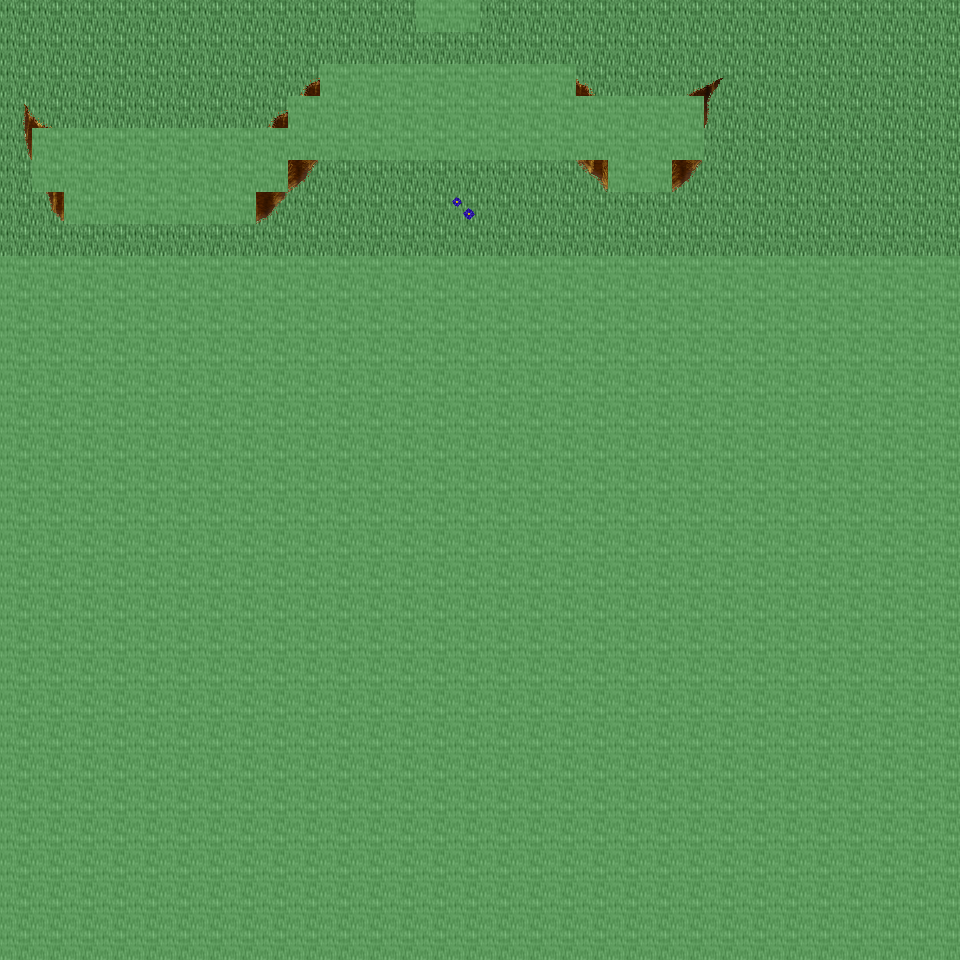

A level layout from a 2D game, rendered from its tile map. Below: a short description, then the map file with tile-grid data replaced by summaries:
An orthogonal 30x30 tile map with 32x32 px tiles, 6 tile layers (Ground, Object, Object2, Above, ...), 35 tilesets and 3 objects (3x mapchange).

<map version="1.0" orientation="orthogonal" renderorder="right-down" width="30" height="30" tilewidth="32" tileheight="32" nextobjectid="4">
  <tileset firstgid="1" name="tileset_ground_ground" tilewidth="32" tileheight="32" tilecount="33" columns="3">
    <image source="../drawable/tileset_ground_ground.png" width="96" height="352" />
  </tileset>
  <tileset firstgid="34" name="tileset_ground_water_pool" tilewidth="32" tileheight="32" tilecount="72" columns="3">
    <image source="../drawable/tileset_ground_water_pool.png" width="96" height="768" />
  </tileset>
  <tileset firstgid="106" name="tileset_ground_ridge_earth_dark" tilewidth="32" tileheight="32" tilecount="96" columns="12">
    <image source="../drawable/tileset_ground_ridge_earth_dark.png" width="384" height="256" />
  </tileset>
  <tileset firstgid="202" name="tileset_ground_grass_edges" tilewidth="32" tileheight="32" tilecount="36" columns="12">
    <image source="../drawable/tileset_ground_grass_edges.png" width="384" height="96" />
  </tileset>
  <tileset firstgid="238" name="tileset_ground_grass_corners" tilewidth="32" tileheight="32" tilecount="24" columns="6">
    <image source="../drawable/tileset_ground_grass_corners.png" width="192" height="128" />
  </tileset>
  <tileset firstgid="262" name="tileset_plant_flower_daisy_blue" tilewidth="32" tileheight="32" tilecount="8" columns="2">
    <image source="../drawable/tileset_plant_flower_daisy_blue.png" width="64" height="128" />
  </tileset>
  <tileset firstgid="270" name="tileset_plant_flower_daisy_yellow" tilewidth="32" tileheight="32" tilecount="8" columns="2">
    <image source="../drawable/tileset_plant_flower_daisy_yellow.png" width="64" height="128" />
  </tileset>
  <tileset firstgid="278" name="tileset_plant_flower_daisy_red" tilewidth="32" tileheight="32" tilecount="8" columns="2">
    <image source="../drawable/tileset_plant_flower_daisy_red.png" width="64" height="128" />
  </tileset>
  <tileset firstgid="286" name="tileset_plant_flower_daisy_white" tilewidth="32" tileheight="32" tilecount="8" columns="2">
    <image source="../drawable/tileset_plant_flower_daisy_white.png" width="64" height="128" />
  </tileset>
  <tileset firstgid="294" name="tileset_logic_collision" tilewidth="32" tileheight="32" tilecount="1" columns="1">
    <image source="../drawable/tileset_logic_collision.png" width="32" height="32" />
  </tileset>
  <tileset firstgid="295" name="tileset_plant_tree_tree_green" tilewidth="32" tileheight="32" tilecount="88" columns="8">
    <image source="../drawable/tileset_plant_tree_tree_green.png" width="256" height="352" />
  </tileset>
  <tileset firstgid="383" name="tileset_plant_stump_stump_brown" tilewidth="32" tileheight="32" tilecount="4" columns="2">
    <image source="../drawable/tileset_plant_stump_stump_brown.png" width="64" height="64" />
  </tileset>
  <tileset firstgid="387" name="tileset_item_pot_cauldron" tilewidth="32" tileheight="32" tilecount="48" columns="8">
    <image source="../drawable/tileset_item_pot_cauldron.png" width="256" height="192" />
  </tileset>
  <tileset firstgid="435" name="tileset_plant_bush_various_small" tilewidth="32" tileheight="32" tilecount="9" columns="3">
    <image source="../drawable/tileset_plant_bush_various_small.png" width="96" height="96" />
  </tileset>
  <tileset firstgid="444" name="tileset_ground_rock_pebbles" tilewidth="32" tileheight="32" tilecount="3" columns="1">
    <image source="../drawable/tileset_ground_rock_pebbles.png" width="32" height="96" />
  </tileset>
  <tileset firstgid="447" name="tileset_ground_ladder_vertical_dark" tilewidth="32" tileheight="32" tilecount="3" columns="3">
    <image source="../drawable/tileset_ground_ladder_vertical_dark.png" width="96" height="32" />
  </tileset>
  <tileset firstgid="450" name="tileset_item_chemistry_empty_bottles" tilewidth="32" tileheight="32" tilecount="12" columns="4">
    <image source="../drawable/tileset_item_chemistry_empty_bottles.png" width="128" height="96" />
  </tileset>
  <tileset firstgid="462" name="tileset_item_chemistry_flask" tilewidth="32" tileheight="32" tilecount="3" columns="1">
    <image source="../drawable/tileset_item_chemistry_flask.png" width="32" height="96" />
  </tileset>
  <tileset firstgid="465" name="tileset_item_pot_barrel" tilewidth="32" tileheight="32" tilecount="2" columns="1">
    <image source="../drawable/tileset_item_pot_barrel.png" width="32" height="64" />
  </tileset>
  <tileset firstgid="467" name="tileset_item_flagpole" tilewidth="32" tileheight="32" tilecount="3" columns="1">
    <image source="../drawable/tileset_item_flagpole.png" width="32" height="96" />
  </tileset>
  <tileset firstgid="470" name="tileset_item_food_beehive1" tilewidth="32" tileheight="32" tilecount="1" columns="1">
    <image source="../drawable/tileset_item_food_beehive1.png" width="32" height="32" />
  </tileset>
  <tileset firstgid="471" name="tileset_item_food_beehive2" tilewidth="32" tileheight="32" tilecount="1" columns="1">
    <image source="../drawable/tileset_item_food_beehive2.png" width="32" height="32" />
  </tileset>
  <tileset firstgid="472" name="tileset_item_buzzing_bees" tilewidth="32" tileheight="32" tilecount="5" columns="5">
    <image source="../drawable/tileset_item_buzzing_bees.png" width="160" height="32" />
  </tileset>
  <tileset firstgid="477" name="tileset_plant_bush_hedge" tilewidth="32" tileheight="32" tilecount="35" columns="5">
    <image source="../drawable/tileset_plant_bush_hedge.png" width="160" height="224" />
  </tileset>
  <tileset firstgid="512" name="tileset_furniture_table_wooden_trestle" tilewidth="32" tileheight="32" tilecount="9" columns="3">
    <image source="../drawable/tileset_furniture_table_wooden_trestle.png" width="96" height="96" />
  </tileset>
  <tileset firstgid="521" name="tileset_furniture_table_bench" tilewidth="32" tileheight="32" tilecount="3" columns="3">
    <image source="../drawable/tileset_furniture_table_bench.png" width="96" height="32" />
  </tileset>
  <tileset firstgid="524" name="tileset_item_food_smoked_meatandfish" tilewidth="32" tileheight="32" tilecount="4" columns="4">
    <image source="../drawable/tileset_item_food_smoked_meatandfish.png" width="128" height="32" />
  </tileset>
  <tileset firstgid="528" name="tileset_furniture_table_wooden_trestle_vertical" tilewidth="32" tileheight="32" tilecount="6" columns="2">
    <image source="../drawable/tileset_furniture_table_wooden_trestle_vertical.png" width="64" height="96" />
  </tileset>
  <tileset firstgid="534" name="tileset_building_huts" tilewidth="32" tileheight="32" tilecount="338" columns="26">
    <image source="../drawable/tileset_building_huts.png" width="832" height="416" />
  </tileset>
  <tileset firstgid="872" name="tileset_building_chimney_smoke" tilewidth="32" tileheight="32" tilecount="40" columns="4">
    <image source="../drawable/tileset_building_chimney_smoke.png" width="128" height="320" />
  </tileset>
  <tileset firstgid="912" name="tileset_item_firewood" tilewidth="32" tileheight="32" tilecount="12" columns="3">
    <image source="../drawable/tileset_item_firewood.png" width="96" height="128" />
  </tileset>
  <tileset firstgid="924" name="tileset_plant_bush_bush_pinks" tilewidth="32" tileheight="32" tilecount="4" columns="2">
    <image source="../drawable/tileset_plant_bush_bush_pinks.png" width="64" height="64" />
  </tileset>
  <tileset firstgid="928" name="tileset_plant_bush_fern" tilewidth="32" tileheight="32" tilecount="32" columns="8">
    <image source="../drawable/tileset_plant_bush_fern.png" width="256" height="128" />
  </tileset>
  <tileset firstgid="960" name="tileset_plant_bushes_and_trees" tilewidth="32" tileheight="32" tilecount="144" columns="16">
    <image source="../drawable/tileset_plant_bushes_and_trees.png" width="512" height="289" />
  </tileset>
  <tileset firstgid="1104" name="tileset_plant_bush_berried" tilewidth="32" tileheight="32" tilecount="60" columns="5">
    <image source="../drawable/tileset_plant_bush_berried.png" width="160" height="384" />
  </tileset>
  <layer name="Ground" width="30" height="30">
    <data>[900 cells, 240 non-empty, 1 distinct tile ids]</data>
  </layer>
  <layer name="Object" width="30" height="30">
    <data>[900 cells, 75 non-empty, 24 distinct tile ids]</data>
  </layer>
  <layer name="Object2" width="30" height="30">
    <data>[900 cells, 0 non-empty, 0 distinct tile ids]</data>
  </layer>
  <layer name="Above" width="30" height="30">
    <data>[900 cells, 0 non-empty, 0 distinct tile ids]</data>
  </layer>
  <layer name="Above2" width="30" height="30">
    <data>[900 cells, 0 non-empty, 0 distinct tile ids]</data>
  </layer>
  <layer name="Walkable" width="30" height="30">
    <data>[900 cells, 720 non-empty, 1 distinct tile ids]</data>
  </layer>
  <objectgroup name="MapEvents">
    <object id="1" name="north" type="mapchange" x="0" y="0" width="416" height="32">
      <properties>
        <property name="map" value="0_deniran_forest_n2_w_x0_y4" />
        <property name="place" value="south" />
      </properties>
    </object>
    <object id="2" name="north2" type="mapchange" x="480" y="0" width="480" height="32">
      <properties>
        <property name="map" value="0_deniran_forest_n2_w_x0_y4" />
        <property name="place" value="south2" />
      </properties>
    </object>
    <object id="3" name="east" type="mapchange" x="928" y="0" width="32" height="256">
      <properties>
        <property name="map" value="0_fado_forest_s_x1_y4" />
        <property name="place" value="west" />
      </properties>
    </object>
  </objectgroup>
</map>
